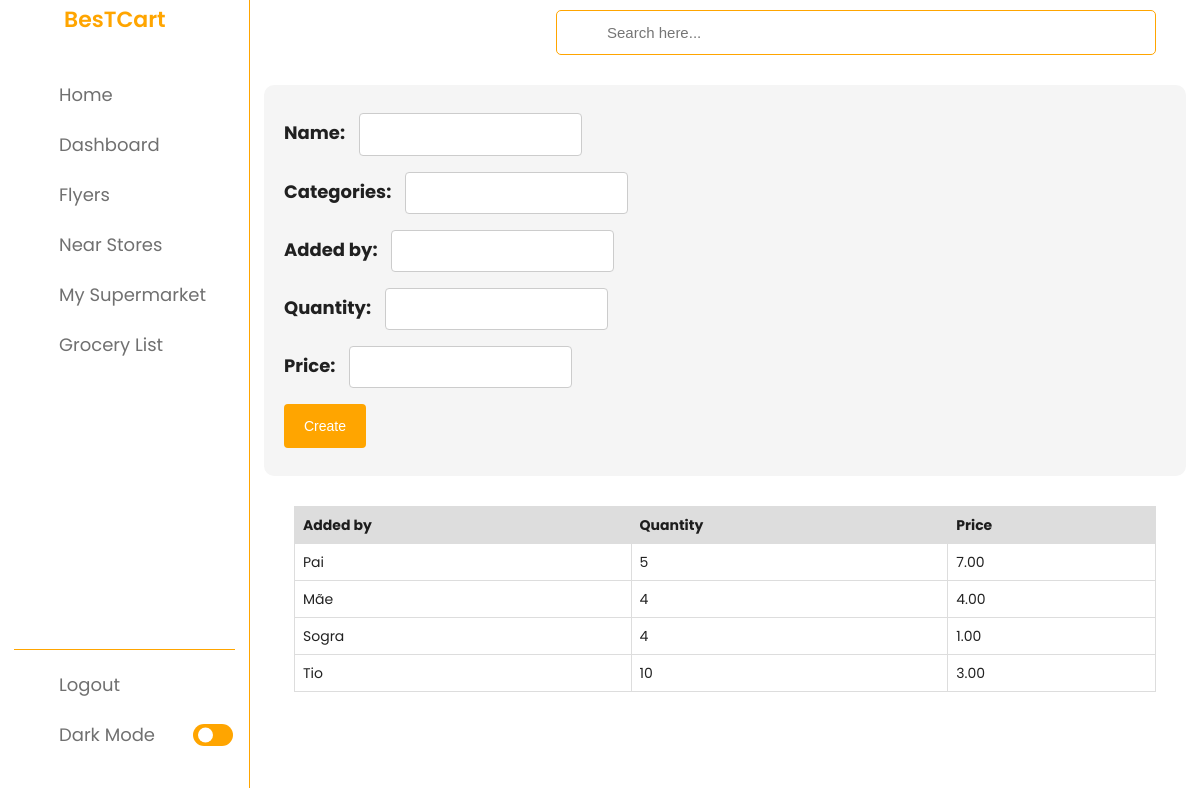
Screenshot of /mysuper.php (signed in) with the database file from the repository.
### tables this page shows
CREATE TABLE `products1` (
  `id` int(11) NOT NULL,
  `name` varchar(255) NOT NULL,
  `categories` varchar(255) NOT NULL,
  `added_by` varchar(255) NOT NULL,
  `quantity` int(11) NOT NULL,
  `price` decimal(10,2) NOT NULL
);

### read.php (the view, shortened to what this page needs)
<div class="product-list">
    <?php
        include 'db.php';
        $sql = "SELECT * FROM products1";
        $result = mysqli_query($conn, $sql);
        if (mysqli_num_rows($result) > 0) {
            echo "<table>";
            echo "<thead>";
            echo "<tr>";
            echo "<th>Added by</th>";
            echo "<th>Quantity</th>";
            echo "<th>Price</th>";
            echo "</tr>";
            echo "</thead>";
            echo "<tbody>";
            while($row = mysqli_fetch_assoc($result)) {
                echo "<tr>";
                echo "<td>" . $row["added_by"] . "</td>";
                echo "<td>" . $row["quantity"] . "</td>";
                echo "<td>" . $row["price"] . "</td>";
                echo "</tr>";
            }
            echo "</tbody>";
            echo "</table>";
        } else {
            echo "0 results";
        }
    ?>
</div>

### mysuper.css (style rules this page uses)
* { margin: 0; padding: 0; box-sizing: border-box; font-family: 'Poppins', sans-serif; }
:root { --primary-color: orange; --panel-color: #FFF; --text-color: #000; --black-light-color: #707070; --border-color: orange; --toggle-color: orange; --box1-color: rgb(253, 125, 125); --box2-color: #FFE6AC; --box3-color: rgb(10, 173, 10); --title-icon-color: rgb(0, 0, 0); --tran-05: all 0.5s ease; --tran-03: all 0.3s ease; --tran-03: all 0.2s ease; }
body { min-height: 100vh; background-color: var(--panel-color); }
table { width: 100%; border-collapse: collapse; }
th, td { border: 1px solid #dddddd; padding: 8px; text-align: left; }
th { background-color: #dddddd; }
.product-list { font-family: Arial, sans-serif; font-size: 14px; margin: 20px; padding: 10px; }

### rows the page displays
products1: added_by "Pai", quantity "5", price "7.00"
products1: added_by "Mãe", quantity "4", price "4.00"
products1: added_by "Sogra", quantity "4", price "1.00"
products1: added_by "Tio", quantity "10", price "3.00"
